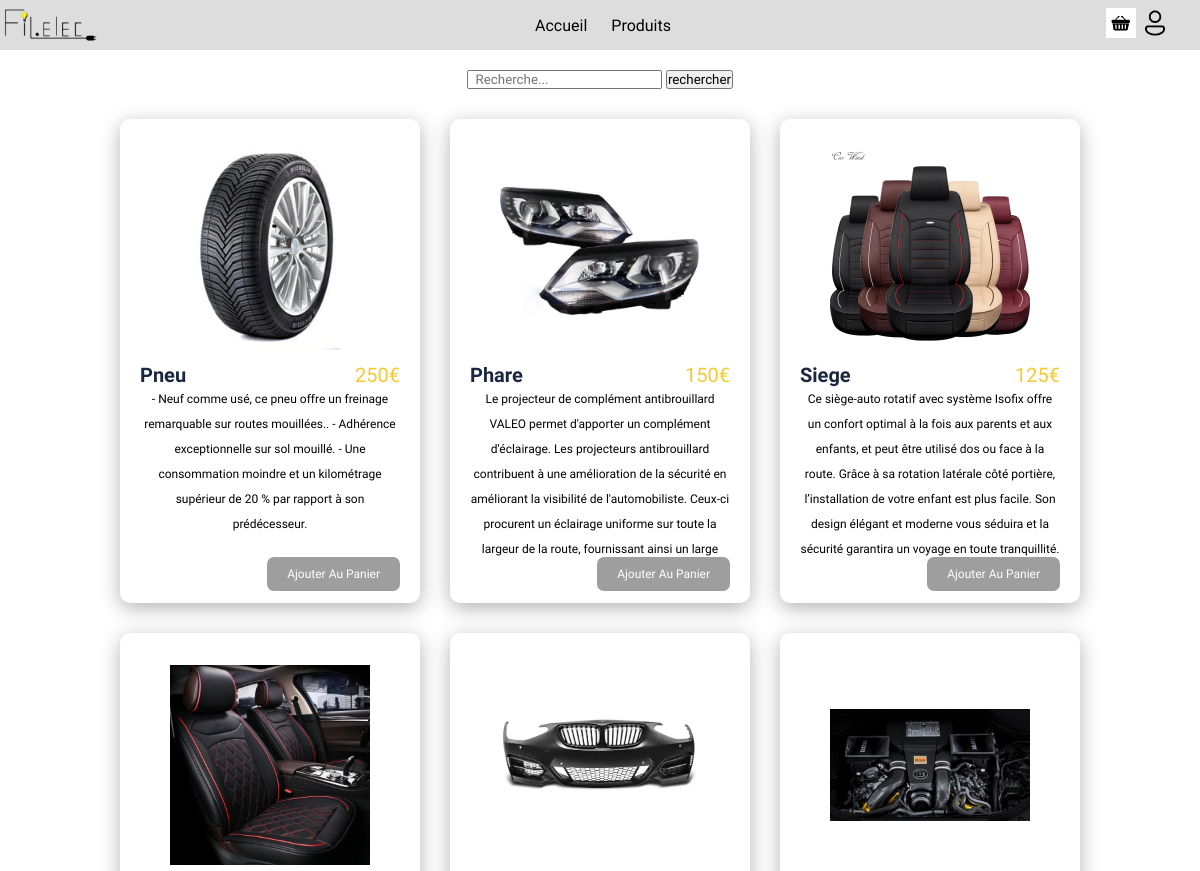
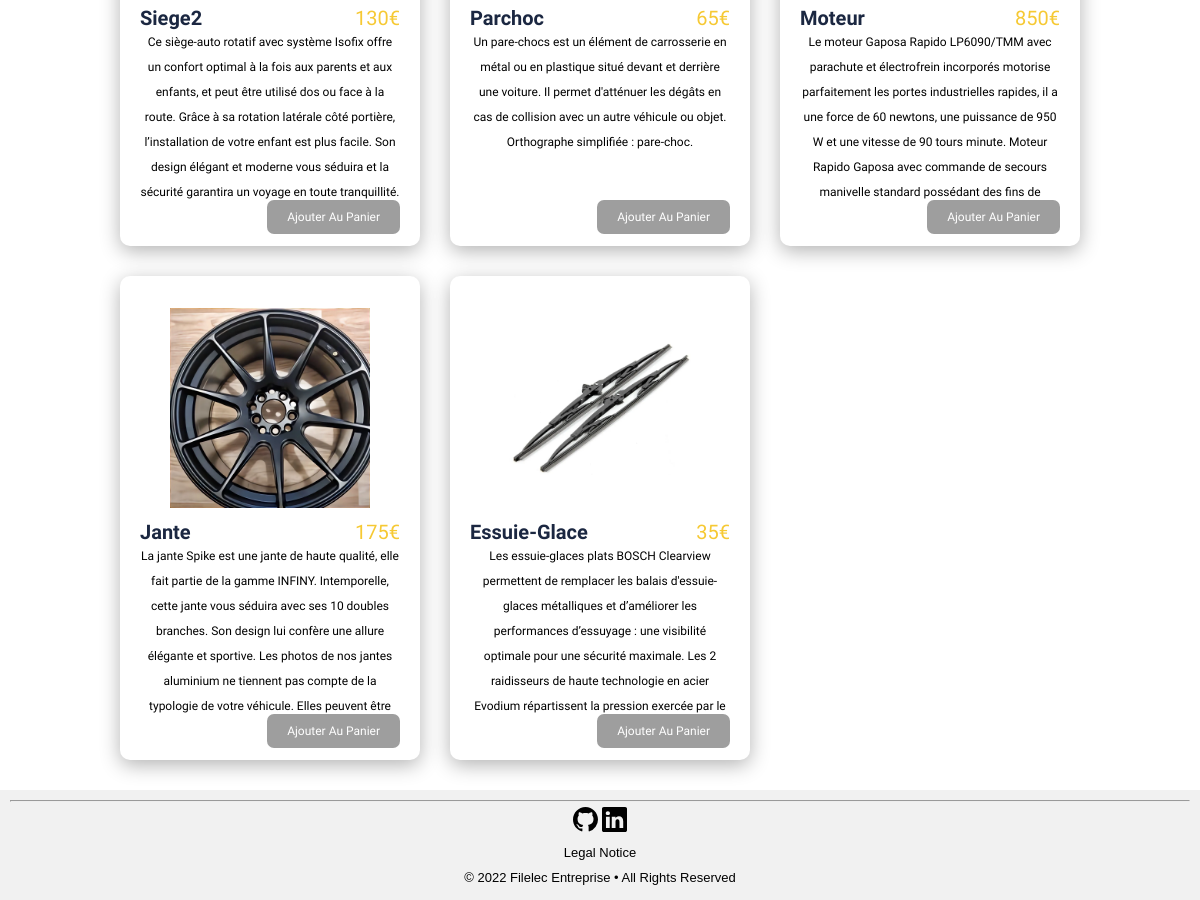
/index.php?page=1, run on the app's committed database (2 pictures, top to bottom).
### tables this page shows
create table produit (
    idProduit int auto_increment not null,
    nomProduit varchar(25) not null,
    prixProduit float (5,2) not null,
    description varchar(8000),
    quantite int,
    constraint pk_produit primary key (idProduit)
);

### Controleur/config_bdd.php (called while the page is built)
<?php
	$serveur = "localhost:8889";
	$bdd = "dsa";
	$user = "root";
	$mdp = "root";
?>

### Modele/modele.class.php (called while the page is built, shortened)
<?php
class Modele {
    private $unPDO;
    public function __construct($serveur, $bdd, $user, $mdp){
        $this->unPDO = null ;
    try {
        $url = "mysql:host=".$serveur.";dbname=".$bdd;
        $this->unPDO = new PDO($url, $user, $mdp);
    }catch (PDOException $exp){
        echo "</br> Erreur de connexion à la base de donnée !";
		echo $exp->getMessage();
    }
    }
    public function setTable($uneTable){
        $this->table = $uneTable;
    }
    public function selectAll ()
		{
			if($this->unPDO != null){
				$requete = "select * from ".$this->table.";";
				$select = $this->unPDO->prepare($requete);
				$select->execute();
				$lesResultats = $select->fetchAll();
				return $lesResultats;
			}else{
				return null;
			}
		}
}
?>

### Controleur/controleur.class.php (called while the page is built, shortened)
<?php
require_once("Modele/modele.class.php");
class Controleur {
    private $unModele;
    public function __construct($serveur, $bdd, $user, $mdp)
    {
        $this->unModele = new Modele($serveur, $bdd, $user, $mdp);
    }
 public function setTable($uneTable){
    $this->unModele->setTable($uneTable);
}
public function selectAll(){
    $lesResultats = $this->unModele->selectAll();
    return $lesResultats;
}
}
?>

### Vue/produit/vue_produit.php (the view)
<link rel="stylesheet" href="css/produit.css">
<div class="container_product">
    <div class="header_product">
        <form method="post">
        <input type="recherche" name="mot" placeholder="  Recherche...">
        <input type="submit" name='filtrer_produit' value="rechercher">
        </form>
    </div>
<div class="grille">
<?php foreach($produits as $produit): ?>
    <div class="grid-items">
    <div class="products">
        <div class="product">
            <div class="image">
                <img src="img/<?= $produit['nomProduit']; ?>.jpeg" alt="idproduit">
            </div>
            <div class="namePrice">
                <h3><?= $produit['nomProduit'];?></h3>
                <span><?= $produit['prixProduit'];?>€</span>
            </div>
            <p><?= $produit['description'];?></p>
            <div class="bay">
            <button><a  class='add addpanier' href="addpanier.php?id=<?= $produit['idProduit']; ?>">Ajouter au panier</a></button>
            </div>
        </div>
    </div>
</div>
<?php endforeach ?>
</div>
</div>

### index.php (shortened to what this page needs)
<?php
require_once("Controleur/config_bdd.php");
require_once("Controleur/controleur.class.php");
$unControleur = new Controleur($serveur, $bdd, $user, $mdp);
?>
<!DOCTYPE html>
<html lang="en">
<head>
    <link rel="stylesheet" href="css/header.css">
    <link rel="stylesheet" href="css/footer.css">
</head>
<header class="header">
<a href="index.php?page=0"><img src="img/Filelect_logo.png" width=100px></a>
<nav>
    <ul class="nav">
        <li><a href="index.php?page=0">Accueil</a></li>
        <li><a href="index.php?page=1">Produits</a></li>
    </ul>
</nav>
<div class="icon">
<a href="index.php?page=3"><img src="img/panier.png" width="30px"></a>
<a href="index.php?page=2"><img src="img/compte.png" width="30px"></a>
</div>
</header>
<body style="padding:0; margin:0; font-family: 'Sono', sans-serif; display: flex; flex-direction:column;min-height: 100vh;">
    <div>
        <center>
            <?php
            if (isset($_GET['page'])){
                $page = $_GET['page'];
            }else{
                $page= 0;
            }
            switch ($page){
                case 1 : require_once("produit.php"); break;
            }
            ?>
        </center>
    </div>
<?php
require_once('Vue/footer.php');
?>
</body>
</html>

### produit.php
<br>
<?php
$unControleur->setTable('produit');
if (isset($_POST['filtrer_produit'])){
    $mot = $_POST['mot'];
    $tab =  array("idProduit", "nomProduit", "prixProduit", "description");
    $produits = $unControleur->selectLikeAll($mot, $tab);
    require_once("vue/produit/vue_produit.php");
}else{
    $produits = $unControleur->selectAll();
    }
require_once("vue/produit/vue_produit.php");
?>

### Vue/footer.php (shortened to what this page needs)
<footer>
        <hr>
        <div>
            <a href=""></a>
            <a href="">
            </a>
        </div>
        <div><a href="">Legal Notice  </a></div>
        <div><a href="">© 2022 Filelec Entreprise • All Rights Reserved</a></div>
    </footer>

### css/header.css (style rules this page uses)
* { font-family: "Sono", sans-serif; }
.header { height: 50px; width: 100%; display: flex; align-items: center; justify-content: space-between; background-color: #dddddd; z-index: 100; }
.nav { list-style: none; }
.nav li { display: inline-block; padding: 10px; }
.nav li a { text-decoration: none; color: #000000; }
.icon { padding-right: 30px; }

### css/footer.css (style rules this page uses)
footer { background: #f1f1f1; padding: 10px; font-size: 20px; text-align: center; font-size: 13px; width: 100%; bottom: 0px; margin-top: auto; }
footer div { margin: 0px; padding: 5px }
footer a { text-decoration: none; color: black; font-family: Arial, Helvetica, sans-serif }

### css/produit.css (style rules this page uses)
:root { --bodyBack: #ffffff; --textColor : #1b2741; --starColor : #f6c934; --sectionBack : #f2f0e6; --buttonColor : #9e9e9e; }
* { margin: 0; padding: 0; box-sizing: border-box; }
body { background-color: var(--bodyBack); display: grid; place-items: center; }
.container_product { width: 80vw; flex-direction: column; justify-content: space-around; }
.header_product { width: 100%; text-align: center; }
.products { width: 100%; height: 100%; display: flex; justify-content: center; flex-wrap: wrap; gap: 40px; }
.product { position: relative; background-color: var(--bodyBack); width: 300px; height: 100%; box-shadow: 0 5px 20px rgba(0, 0, 0, .3); display: flex; flex-direction: column; justify-content: space-between; padding: 20px 20px 40px; border-radius: 10px; transition: .3s; }
.image { width: 100%; height: 60%; display: grid; place-items: center; }
.image img { width: 200px; }
.namePrice { width: 100%; display: flex; justify-content: space-between; }
.namePrice h3 { font-size: 20px; text-transform: capitalize; color: var(--textColor); }
.namePrice span { font-size: 20px; color: var(--starColor); }
.product p { font-size: 12px; line-height: 25px; height: 200px; overflow: scroll; }
.bay { position: absolute; bottom: 12px; right: 20px; }
a { text-decoration: none; color: white; }
.bay button { padding: 10px 20px; border-radius: 7px; border: none; background-color: var(--buttonColor); color: var(--bodyBack); font-size: 12px; text-transform: capitalize; cursor: pointer; transition: .5s; }
.grille { max-width: 1300px; width: 100%; height: auto; margin: 30px auto; display: grid; grid-template-columns: repeat(auto-fill, 300px); justify-content: center; grid-gap: 30px; }

### data on the page
produit: nomProduit (picture), nomProduit "Pneu", prixProduit "250", description "- Neuf comme usé, ce pneu offre un freinage remarquable sur routes mouillées.. - Adhérence exceptionnelle sur sol mouillé. - Une consommation moindre et un kilométrage supérieur de 20 % par rapport à son prédécesseur."
produit: nomProduit (picture), nomProduit "Phare", prixProduit "150", description "Le projecteur de complément antibrouillard VALEO permet d'apporter un complément d'éclairage. Les projecteurs antibrouillard contribuent à une amélioration de la sécurité en améliorant la visibilité de l'automobiliste. Ceux-ci procurent un éclairage uniforme sur toute la largeur de la route, fournissant ainsi un large…"
produit: nomProduit (picture), nomProduit "Siege", prixProduit "125", description "Ce siège-auto rotatif avec système Isofix offre un confort optimal à la fois aux parents et aux enfants, et peut être utilisé dos ou face à la route. Grâce à sa rotation latérale côté portière, l’installation de votre enfant est plus facile. Son design élégant et moderne vous séduira et la sécurité garantira un voyage en toute tranquillité."
produit: nomProduit (picture), nomProduit "Siege2", prixProduit "130", description "Ce siège-auto rotatif avec système Isofix offre un confort optimal à la fois aux parents et aux enfants, et peut être utilisé dos ou face à la route. Grâce à sa rotation latérale côté portière, l’installation de votre enfant est plus facile. Son design élégant et moderne vous séduira et la sécurité garantira un voyage en toute tranquillité."
produit: nomProduit (picture), nomProduit "Parchoc", prixProduit "65", description "Un pare-chocs est un élément de carrosserie en métal ou en plastique situé devant et derrière une voiture. Il permet d'atténuer les dégâts en cas de collision avec un autre véhicule ou objet. Orthographe simplifiée : pare-choc."
produit: nomProduit (picture), nomProduit "Moteur", prixProduit "850", description "Le moteur Gaposa Rapido LP6090/TMM avec parachute et électrofrein incorporés motorise parfaitement les portes industrielles rapides, il a une force de 60 newtons, une puissance de 950 W et une vitesse de 90 tours minute. Moteur Rapido Gaposa avec commande de secours manivelle standard possédant des fins de…"
produit: nomProduit (picture), nomProduit "Jante", prixProduit "175", description "La jante Spike est une jante de haute qualité, elle fait partie de la gamme INFINY. Intemporelle, cette jante vous séduira avec ses 10 doubles branches. Son design lui confère une allure élégante et sportive. Les photos de nos jantes aluminium ne tiennent pas compte de la typologie de votre véhicule. Elles peuvent être…"
produit: nomProduit (picture), nomProduit "Essuie-Glace", prixProduit "35", description "Les essuie-glaces plats BOSCH Clearview permettent de remplacer les balais d'essuie-glaces métalliques et d’améliorer les performances d’essuyage : une visibilité optimale pour une sécurité maximale. Les 2 raidisseurs de haute technologie en acier Evodium répartissent la pression exercée par le…"
